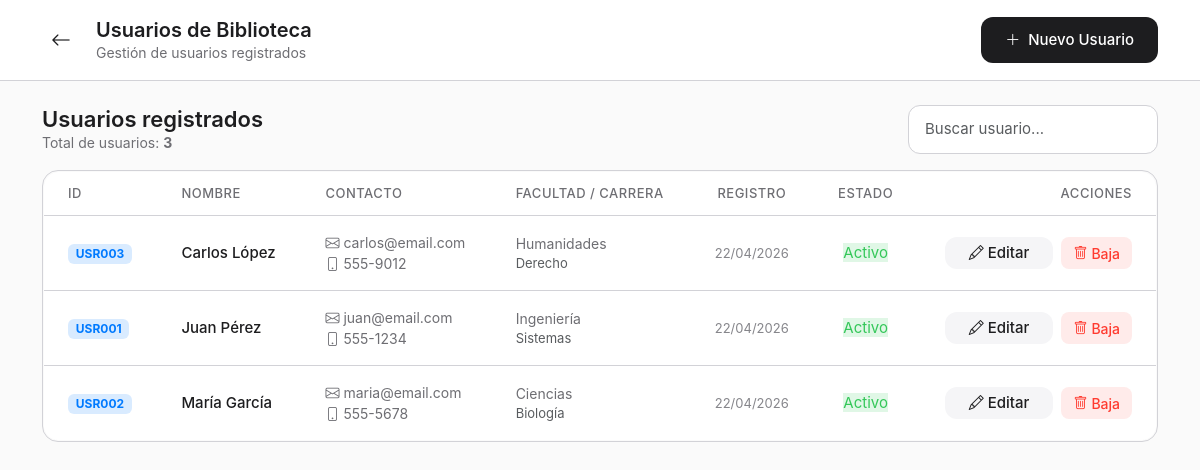
The page /usuarios-biblioteca (signed in) on the database its author committed.
### app.py (models this page shows)
class UsuarioBiblioteca(db.Model):
    __tablename__ = "usuarios_biblioteca"
    id = db.Column(db.String(20), primary_key=True)
    nombre = db.Column(db.String(120), nullable=False)
    correo = db.Column(db.String(120))
    telefono = db.Column(db.String(40))
    facultad = db.Column(db.String(120))
    carrera = db.Column(db.String(120))
    garantia_dinero = db.Column(db.Float, default=0)
    fecha_registro = db.Column(db.DateTime, default=datetime.utcnow)
    activo = db.Column(db.Boolean, default=True)

### app.py (the view)
@app.route("/usuarios-biblioteca")
@login_required
def listar_usuarios_biblioteca():
    usuarios = UsuarioBiblioteca.query.order_by(UsuarioBiblioteca.nombre).all()
    return render_template("listar_usuarios.html", usuarios=usuarios)

### app.py (called while the page is built)
def login_required(view_func):
    @wraps(view_func)
    def wrapper(*args, **kwargs):
        if not session.get("user_id"):
            return redirect(url_for("login"))
        return view_func(*args, **kwargs)
    return wrapper

@app.before_request
def load_current_user():
    g.user = None
    if session.get("user_id"):
        g.user = {
            "id": session.get("user_id"),
            "username": session.get("username"),
            "role": session.get("role"),
        }

@app.context_processor
def inject_globals():
    return {"es_admin": is_admin, "datetime": datetime}

### templates/listar_usuarios.html (shortened to what this page needs)
{% extends 'base.html' %}
{% block content %}
<header class="header-sticky">
    <div class="container py-3">
        <div class="d-flex align-items-center justify-content-between">
            <div class="d-flex align-items-center gap-3">
                <a href="{{ url_for('menu') }}" class="btn btn-link p-2 text-decoration-none" style="color: #1d1d1f;">
                    <i class="bi bi-arrow-left" style="font-size: 20px;"></i>
                </a>
                <div>
                    <h1 class="mb-0" style="font-size: 20px; color: #1d1d1f; font-weight: 600;">
                        Usuarios de Biblioteca
                    </h1>
                    <p class="text-sm mb-0">Gestión de usuarios registrados</p>
                </div>
            </div>
            <a href="{{ url_for('agregar_usuario_biblioteca') }}" class="btn btn-dark-custom">
                <i class="bi bi-plus-lg me-2"></i>Nuevo Usuario
            </a>
        </div>
    </div>
</header>
<main class="container py-4">
    <div class="d-flex justify-content-between align-items-center mb-3 flex-wrap gap-3">
        <div>
            <h2 class="mb-0" style="font-size: 22px; color: #1d1d1f; font-weight: 600;">Usuarios registrados</h2>
            <p class="text-sm mb-0">Total de usuarios: <strong>{{ usuarios|length }}</strong></p>
        </div>
        <div>
            <input type="text" id="buscarUsuario" class="form-control form-control-custom"
                   placeholder="Buscar usuario..." style="width: 250px;">
        </div>
    </div>
    <div class="table-custom">
        <table class="table table-custom mb-0" id="tablaUsuarios">
            <thead>
                <tr>
                    <th>ID</th>
                    <th>Nombre</th>
                    <th>Contacto</th>
                    <th>Facultad / Carrera</th>
                    <th class="text-center">Registro</th>
                    <th class="text-center">Estado</th>
                    <th class="text-end">Acciones</th>
                </tr>
            </thead>
            <tbody>
                {% for usuario in usuarios %}
                <tr>
                    <td><span class="badge" style="background: rgba(0, 122, 255, 0.15); color: #007aff; font-size: 12px;">{{ usuario.id }}</span></td>
                    <td>
                        <div class="text-md" style="font-weight: 500;">{{ usuario.nombre }}</div>
                    </td>
                    <td>
                        <div class="text-sm"><i class="bi bi-envelope me-1"></i>{{ usuario.correo or '—' }}</div>
                        <div class="text-sm"><i class="bi bi-phone me-1"></i>{{ usuario.telefono or '—' }}</div>
                    </td>
                    <td>
                        <div class="text-sm">{{ usuario.facultad or '—' }}</div>
                        <div class="text-xs text-muted">{{ usuario.carrera or '' }}</div>
                    </td>
                    <td class="text-center">
                        <span class="text-xs">{{ usuario.fecha_registro.strftime('%d/%m/%Y') if usuario.fecha_registro else '' }}</span>
                    </td>
                    <td class="text-center">
                        {% if usuario.activo %}
                            <span class="badge-status-activo">Activo</span>
                        {% else %}
                            <span class="badge-status-vencido">Baja</span>
                        {% endif %}
                    </td>
                    <td class="text-end">
                        <div class="d-flex justify-content-end gap-2 align-items-center">
                            <button class="btn btn-sm btn-light-custom" data-bs-toggle="modal" data-bs-target="#modalEditarUsuario"
                                data-id="{{ usuario.id }}" data-nombre="{{ usuario.nombre }}" data-correo="{{ usuario.correo }}"
                                data-telefono="{{ usuario.telefono }}" data-facultad="{{ usuario.facultad }}" data-carrera="{{ usuario.carrera }}"
                                data-activo="{{ '1' if usuario.activo else '0' }}" style="height: 32px; display: flex; align-items: center;">
                                <i class="bi bi-pencil me-1"></i>Editar
                            </button>
                            <form method="POST" action="{{ url_for('eliminar_usuario_biblioteca', usuario_id=usuario.id) }}" onsubmit="return confirm('¿Dar de baja al usuario?');" class="m-0 d-inline-block" style="height: 32px;">
                                <button type="submit" class="btn btn-sm btn-danger-custom" style="height: 100%; display: flex; align-items: center;"><i class="bi bi-trash me-1"></i>Baja</button>
                            </form>
                        </div>
                    </td>
                </tr>
                {% endfor %}
            </tbody>
        </table>
    </div>
</main>
{% endblock %}

### static/css/biblioteca.css (style rules this page uses)
:root { --color-dark: #1d1d1f; --color-gray-light: #f5f5f7; --color-gray-medium: #6e6e73; --color-gray-border: #d2d2d7; --color-gray-bg: #fafafa; --color-gray-text: #86868b; --color-white: #ffffff; --font-display: -apple-system, BlinkMacSystemFont, 'SF Pro Display', 'Segoe UI', system-ui, sans-serif; --font-text: -apple-system, BlinkMacSystemFont, 'SF Pro Text', 'Segoe UI', system-ui, sans-serif; }
body { font-family: var(--font-text); -webkit-font-smoothing: antialiased; -moz-osx-font-smoothing: grayscale; background-color: var(--color-gray-bg); color: var(--color-dark); }
h1, h2, h3, h4, h5, h6 { font-family: var(--font-display); }
.btn-dark-custom { background-color: var(--color-dark); color: var(--color-white); border: none; border-radius: 12px; padding: 12px 24px; font-size: 15px; font-weight: 500; transition: all 0.2s ease; }
.btn-light-custom { background-color: var(--color-gray-light); color: var(--color-dark); border: none; border-radius: 12px; padding: 12px 24px; font-size: 15px; font-weight: 500; transition: all 0.2s ease; }
.btn-danger-custom { background-color: rgba(255, 59, 48, 0.1); color: #ff3b30; border: none; border-radius: 8px; padding: 6px 12px; font-size: 14px; font-weight: 500; transition: all 0.2s ease; }
.form-control-custom { border: 1px solid var(--color-gray-border); border-radius: 12px; padding: 12px 16px; font-size: 15px; background-color: var(--color-white); transition: border-color 0.2s ease; font-family: var(--font-text); }
.table-custom { border: 1px solid var(--color-gray-border); border-radius: 16px; overflow: hidden; }
.table-custom thead { background-color: var(--color-gray-light); border: none; }
.table-custom thead th { border: none; border-bottom: 1px solid var(--color-gray-border); padding: 12px 24px; font-size: 13px; color: var(--color-gray-medium); text-transform: uppercase; letter-spacing: 0.5px; font-weight: 500; }
.table-custom tbody { background-color: var(--color-white); }
.table-custom tbody td { border: none; border-bottom: 1px solid var(--color-gray-border); padding: 16px 24px; font-size: 15px; color: var(--color-dark); vertical-align: middle; }
.table-custom tbody tr:last-child td { border-bottom: none; }
.badge-status-activo { background-color: rgba(52, 199, 89, 0.15); color: #34c759; }
.text-xs { font-size: 13px; color: var(--color-gray-text); }
.text-sm { font-size: 14px; color: var(--color-gray-medium); }
.text-md { font-size: 15px; color: var(--color-dark); }
.header-sticky { position: sticky; top: 0; z-index: 1000; background: var(--color-white); border-bottom: 1px solid var(--color-gray-border); }

### rows shown on the page
UsuarioBiblioteca: id "USR003", nombre "Carlos López", correo "carlos@email.com", telefono "555-9012", facultad "Humanidades", carrera "Derecho", fecha_registro "22/04/2026", activo "Activo"
UsuarioBiblioteca: id "USR001", nombre "Juan Pérez", correo "juan@email.com", telefono "555-1234", facultad "Ingeniería", carrera "Sistemas", fecha_registro "22/04/2026", activo "Activo"
UsuarioBiblioteca: id "USR002", nombre "María García", correo "maria@email.com", telefono "555-5678", facultad "Ciencias", carrera "Biología", fecha_registro "22/04/2026", activo "Activo"

### other values the page prints
{{ usuarios|length }} "3"
